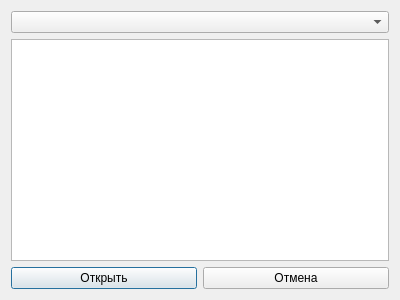
<?xml version="1.0" encoding="UTF-8"?>
<ui version="4.0">
 <class>Explorer</class>
 <widget class="QDialog" name="Explorer">
  <property name="geometry">
   <rect>
    <x>0</x>
    <y>0</y>
    <width>400</width>
    <height>300</height>
   </rect>
  </property>
  <property name="windowTitle">
   <string>Dialog</string>
  </property>
  <layout class="QVBoxLayout" name="verticalLayout">
   <item>
    <widget class="QComboBox" name="comboBox"/>
   </item>
   <item>
    <widget class="QListView" name="listView"/>
   </item>
   <item>
    <layout class="QHBoxLayout" name="horizontalLayout">
     <item>
      <widget class="QPushButton" name="confirmPushButton">
       <property name="text">
        <string>Открыть</string>
       </property>
      </widget>
     </item>
     <item>
      <widget class="QPushButton" name="cancelPushButton">
       <property name="text">
        <string>Отмена</string>
       </property>
      </widget>
     </item>
    </layout>
   </item>
  </layout>
 </widget>
 <resources/>
 <connections>
  <connection>
   <sender>cancelPushButton</sender>
   <signal>clicked()</signal>
   <receiver>Explorer</receiver>
   <slot>close()</slot>
   <hints>
    <hint type="sourcelabel">
     <x>296</x>
     <y>279</y>
    </hint>
    <hint type="destinationlabel">
     <x>199</x>
     <y>149</y>
    </hint>
   </hints>
  </connection>
 </connections>
</ui>
